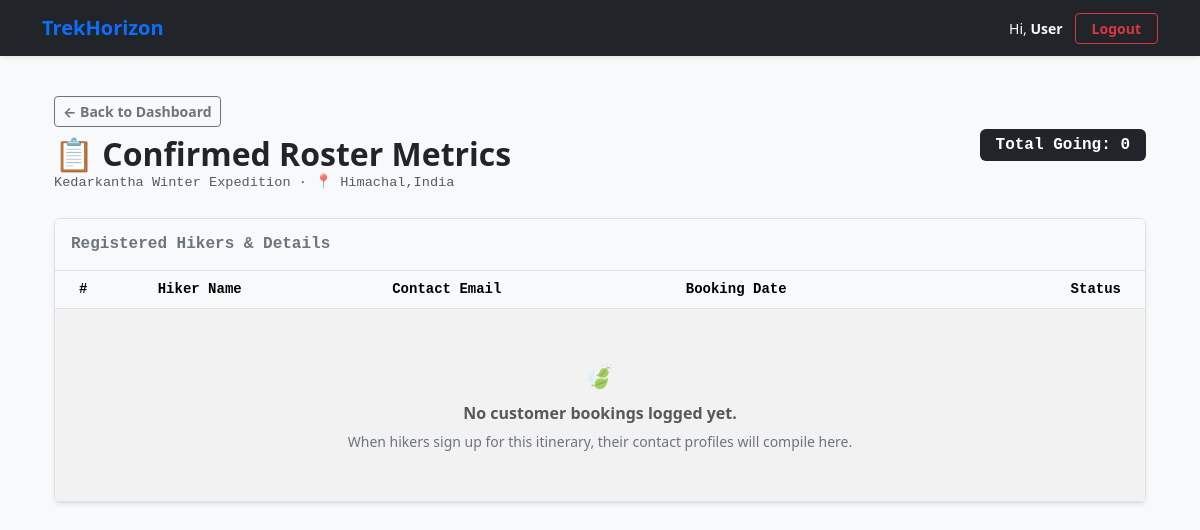
The app's page /staff/trek/2/roster, older data.
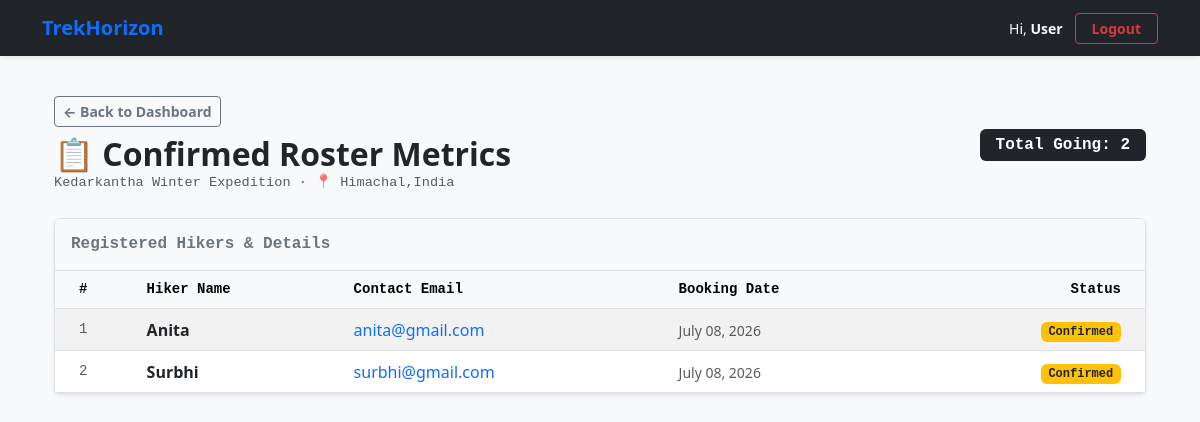
The same page, newer data.
### models.py (models this page shows)
class Booking(db.Model):
    booking_id = db.Column(db.Integer, primary_key=True, autoincrement=True)
    user_id = db.Column(db.Integer, db.ForeignKey('user.user_id'), nullable=False)
    trek_id = db.Column(db.Integer, db.ForeignKey('trek.trek_id'), nullable=False)
    booking_date = db.Column(db.DateTime, default=datetime.utcnow)
    status = db.Column(db.Enum('Confirmed', 'Cancelled', 'Completed', name='booking_status'), nullable=False, default='Confirmed')

class User(db.Model):
    user_id = db.Column(db.Integer, primary_key=True, autoincrement=True)
    name = db.Column(db.String(100), nullable=False)
    email = db.Column(db.String(100), nullable=False, unique=True)
    password = db.Column(db.String(255), nullable=False)
    phone = db.Column(db.String(20), nullable=True)
    role = db.Column(db.Enum('Admin', 'Staff', 'Trekker', name='user_roles'), nullable=False)
    status = db.Column(db.String(20), nullable=False, default='Approved')
    created_at = db.Column(db.DateTime, default=datetime.utcnow)
    managed_treks = db.relationship('Trek', backref='assigned_staff', lazy=True)
    bookings = db.relationship('Booking', backref='trekker', lazy=True)

### routes/staff.py (the view)
@app.route('/staff/trek/<int:trek_id>/roster')
def view_roster(trek_id):
    trek = Trek.query.get_or_404(trek_id)
    return render_template('roster.html', trek=trek)

### templates/roster.html (shortened to what this page needs)
{% extends 'base.html' %}
{% block content %}
<div class="container mt-3">
    <div class="d-flex align-items-center justify-content-between mb-4">
        <div>
            <a href="/staff/dashboard" class="btn btn-sm btn-outline-secondary mb-2 fw-bold">
                ← Back to Dashboard
            </a>
            <h2 class="text-dark fw-bold mb-0">📋 Confirmed Roster Metrics</h2>
            <p class="text-muted mb-0 font-monospace fs-7">{{ trek.trek_name }} · 📍 {{ trek.location }}</p>
        </div>
        <div>
            <span class="badge bg-dark fs-6 font-monospace py-2 px-3">
                Total Going: {{ trek.bookings|length }}
            </span>
        </div>
    </div>
    <div class="card border shadow-sm">
        <div class="card-header bg-light border-bottom py-3">
            <h5 class="card-title mb-0 fs-6 font-monospace fw-bold text-secondary">Registered Hikers & Details</h5>
        </div>
        <div class="card-body p-0">
            <div class="table-responsive">
                <table class="table table-hover table-striped mb-0 align-middle">
                    <thead class="table-light border-bottom text-secondary font-monospace small">
                        <tr>
                            <th scope="col" class="ps-4">#</th>
                            <th scope="col">Hiker Name</th>
                            <th scope="col">Contact Email</th>
                            <th scope="col">Booking Date</th>
                            <th scope="col" class="pe-4 text-end">Status</th>
                        </tr>
                    </thead>
                    <tbody class="border-top-0">
                        {% if trek.bookings %}
                            {% for booking in trek.bookings %}
                            <tr>
                                <td class="ps-4 text-muted font-monospace small">{{ loop.index }}</td>
                                <td><strong>{{ booking.trekker.name }}</strong></td>
                                <td>
                                    <a href="mailto:{{ booking.trekker.email }}" class="text-decoration-none text-primary">
                                        {{ booking.trekker.email }}
                                    </a>
                                </td>
                                <td>
                                    <small class="text-muted">
                                        {{ booking.booking_date.strftime('%B %d, %Y') if booking.booking_date else 'N/A' }}
                                    </small>
                                </td>
                                <td class="pe-4 text-end">
                                    <span class="badge {% if booking.status == 'Booked' %}bg-success{% else %}bg-warning text-dark{% endif %} font-monospace">
                                        {{ booking.status }}
                                    </span>
                                </td>
                            </tr>
                            {% endfor %}
                        {% else %}
                            <tr>
                                <td colspan="5" class="text-center text-muted py-5">
                                    <div class="fs-4 mb-2">🍃</div>
                                    <p class="mb-1 fw-bold">No customer bookings logged yet.</p>
                                    <small class="text-secondary">When hikers sign up for this itinerary, their contact profiles will compile here.</small>
                                </td>
                            </tr>
                        {% endif %}
                    </tbody>
                </table>
            </div>
        </div>
    </div>
</div>
{% endblock %}

Row changes from the older to the newer data that the page shows:
added Booking: trekker.name "Anita", trekker.email "anita@gmail.com", booking_date "July 08, 2026", status "Confirmed"
added Booking: trekker.name "Surbhi", trekker.email "surbhi@gmail.com", booking_date "July 08, 2026", status "Confirmed"
Text that changed along with them:
{{ trek.bookings|length }}: "0" → "2"
text no longer shown: "🍃 No customer bookings logged yet. When hikers sign up for this itinerary, their contact profiles will compile here."
